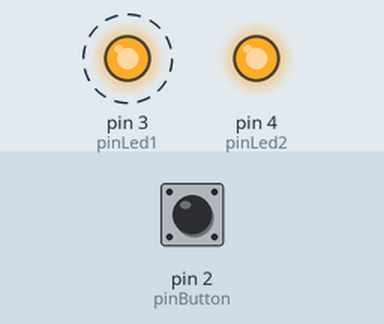
A sketch run on a simulated Arduino Uno, built with avr-gcc and run on an emulated ATmega328P. On the bench: output pins drawn as LEDs (lit = HIGH). Dashed ring = blinking. The inputs (shaded band) are chosen by the test bench; at power-on: pin 2 (pinButton) LOW.

Above: at 1.3 s.
1.4 s: pin 2 (pinButton) pulled HIGH for 0.15 s
At 2.4 s:
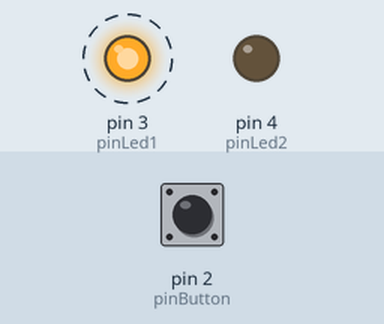
4.4 s: pin 2 (pinButton) pulled HIGH for 1 s
At 5.74 s:
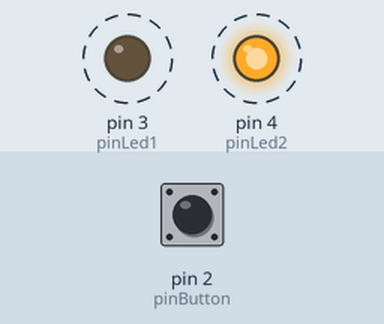
Timing chart, 0 to 13.4 s (numbered marks = the images above; inputs shaded):
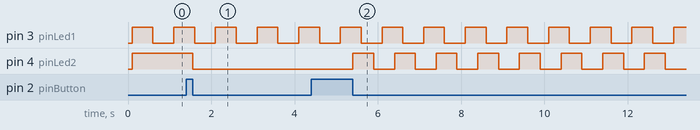

The sketch:

Course4_Ex6_OOP.ino
```cpp
const int on = LOW;
const int off = HIGH;

int pinLed1 = 3;
int pinLed2 = 4;
int pinButton = 2;

class LED{

  private:
    int pinLed;
    unsigned long previousTime = millis();

  public:
    LED(int pin){
      pinLed = pin;
      pinMode(pinLed, OUTPUT);
      off();
    }
    void blinkLed(){
      unsigned long currentTime = millis();
      if((currentTime - previousTime) >= 500) {
        digitalWrite(pinLed, !digitalRead(pinLed));
        previousTime = currentTime;
      }
    }
    void on(){
      digitalWrite(pinLed, 0);
    }
    void off(){
      digitalWrite(pinLed, 1);
    }
};

class Button{
  private:
    int state;
    int pin;
    unsigned long preTime;
    const int debounceTime = 20;

    void updateButton(){
      unsigned long currentTime = millis();

      if(currentTime - preTime > debounceTime){
        int newState = digitalRead(pin);
        if(newState != state){
          state = newState;
          preTime = currentTime;
        }
      }
    }
  public:

    Button(int _pin){
      pin = _pin;
      state = digitalRead(pin);
      preTime = millis();
    }

    bool pressed(){
      updateButton();
      return state == 0;
    }
    bool rising(){
      int preState = state;
      updateButton();
      if(state - preState == -1) return true;
      else return false;
    }
    bool falling(){
      int preState = state;
      updateButton();
      if(state - preState == 1) return true;
      else return false;
    }

};


void setup(){
  // initialize LED digital pin as an output.
  pinMode(pinLed1, OUTPUT);
  pinMode(pinLed2, OUTPUT);
  pinMode(pinButton, INPUT);
  Serial.begin(9600);
  delay(100);
  digitalWrite(pinLed1, off);
}
void loop() {
  // put your main code here, to run repeatedly:

  static LED led1(pinLed1);
  led1.blinkLed();
  led2();
}
void led2(){
  static Button button1(pinButton);
  static LED led2(pinLed2);
  static int state = 0;
  switch(state){
    case 0: //waiting for first pressed
      led2.off();
      if(button1.rising()) state++;
      break;
    case 1: // waiting for first released
      led2.on();
      if(button1.rising()) state++;
      break;
    case 2: // waiting for second pressed
      led2.blinkLed();
      if(button1.rising()) state = 0;
      break;
  }
}
```

Measured:
- after the input at 1.4 s, pin 4 (pinLed2): HIGH → LOW after 0.15 s
- after the input at 4.4 s, pin 4 (pinLed2): alternates HIGH for 0.50 s and LOW for 0.50 s, starting after 1.0 s
- by itself, pin 3 (pinLed1): alternates HIGH for 0.50 s and LOW for 0.50 s
